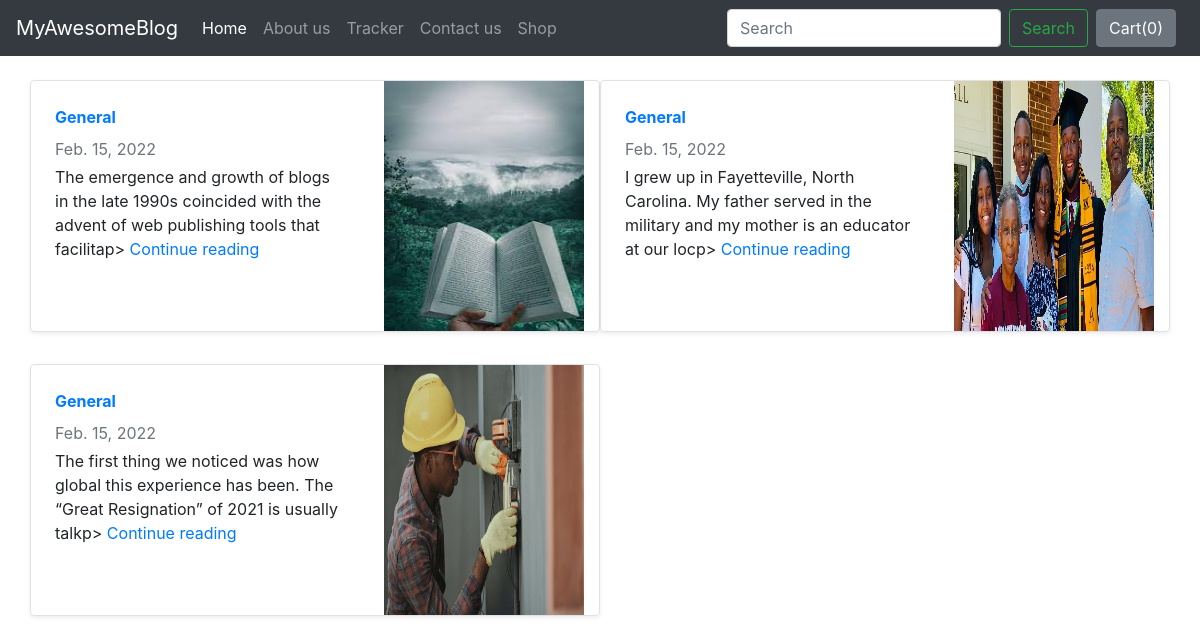
Screenshot of /blog/ with the database file from the repository.
### blog/models.py (models this page shows, shortened)
class BlogPost(models.Model):
    post_id=models.AutoField(primary_key=True)
    title=models.CharField(max_length=50)
    category=models.CharField(max_length=50, default='General')
    heading0=models.CharField(max_length=500, default='' )
    content_heading0=models.CharField(max_length=5000, default='' )
    heading1=models.CharField(max_length=500, default='' )
    content_heading1=models.CharField(max_length=5000, default='' )
    heading2=models.CharField(max_length=500, default='' )
    content_heading2=models.CharField(max_length=5000, default='' )
    publish_date=models.DateField(default="")
    thumbnail=models.ImageField(upload_to="shop/images", default="")

### blog/views.py (the view)
# urls.py: path('', views.index),
def index(request):
    blogs= BlogPost.objects.all()
    return render(request, 'blog/index.html', {'blogs':blogs})

### blog/templates/blog/index.html (shortened to what this page needs)
{% extends 'blog/basic.html' %}  {% block body %}
{% load static %}
<div class="container mt-4">
<div class="row my-2">
  {% for item in blogs %}
  <div class="col-md-6">
    <div class="row g-0 border rounded overflow-hidden flex-md-row mb-4 shadow-sm h-md-250 position-relative">
      <div class="col p-4 d-flex flex-column position-static">
        <strong class="d-inline-block mb-2 text-primary">{{item.category}}</strong>
        <div class="mb-1 text-muted">{{item.publish_date}}</div>
        <p class="card-text mb-auto">{{item.content_heading0|slice:":115"}}p>
        <a href="blogPost/{{item.post_id}}" class="stretched-link">Continue reading</a>
      </div>
      <div class="col-auto d-none d-lg-block">
        <img class="bd-placeholder-img" width="200" height="250" xmlns="http://www.w3.org/2000/svg" role="img" aria-label="Placeholder: Thumbnail" preserveAspectRatio="xMidYMid slice" focusable="false" src="/media/{{item.thumbnail}}">
      </div>
    </div>
  </div>
  {% if forloop.counter|divisibleby:2 %}
</div><div class="row my-2">
  {% endif %}
  {% endfor %}
</div>
{% endblock%}

### rows the page displays
BlogPost: category "General", publish_date "Feb. 15, 2022", content_heading0 "The emergence and growth of blogs in the late 1990s coincided with the advent of web publishing tools that facilita", thumbnail (picture)
BlogPost: category "General", publish_date "Feb. 15, 2022", content_heading0 "I grew up in Fayetteville, North Carolina. My father served in the military and my mother is an educator at our loc", thumbnail (picture)
BlogPost: category "General", publish_date "Feb. 15, 2022", content_heading0 "The first thing we noticed was how global this experience has been. The “Great Resignation” of 2021 is usually talk", thumbnail (picture)
